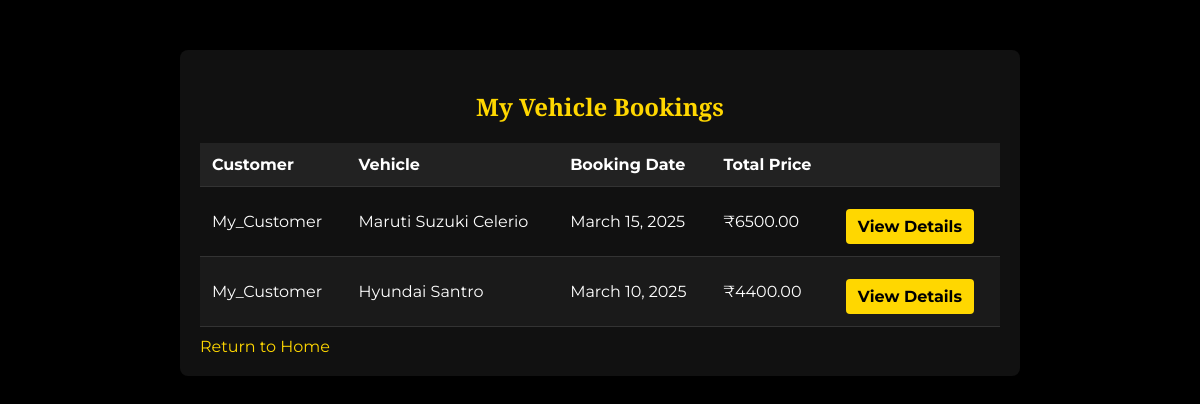
Screenshot of /owner_bookings/ (signed in) with the database file from the repository.
### website/models.py (models this page shows, shortened)
class CustomerBookedVehicles(models.Model):
    customer = models.ForeignKey(User, on_delete=models.CASCADE)
    vehicle = models.ForeignKey(Vehicles, on_delete=models.CASCADE)
    booking_date = models.DateField()
    pickup_location = models.CharField(max_length=255)
    dropoff_location = models.CharField(max_length=255)
    total_price = models.DecimalField(max_digits=10, decimal_places=2)
    name = models.CharField(max_length=255)
    email = models.EmailField(max_length=255)
    phone = models.CharField(max_length=20)
    specialRequests = models.TextField(blank=True, null=True)
    pickup_pin_coordinates = models.CharField(max_length=255, blank=True, null=True)
    dropoff_pin_coordinates = models.CharField(max_length=255, blank=True, null=True)

class User(AbstractUser):  # Use AbstractUser to customize
    is_customer = models.BooleanField(default=True)
    is_owner = models.BooleanField(default=False)

class Vehicles(models.Model):
    owner = models.ForeignKey(User, on_delete=models.CASCADE, related_name='vehicles', null= True)
    id = models.AutoField(primary_key=True)
    name = models.CharField(max_length=255)
    image = models.ImageField(upload_to='Vehicles/images/')
    price = models.DecimalField(max_digits=10, decimal_places=2)
    description = models.TextField()

### website/views.py (the view)
# urls.py: path('owner_bookings/', views.owner_bookings, name='owner_bookings'),
@login_required
def owner_bookings(request):
    if request.user.is_owner:
        vehicles = Vehicles.objects.filter(owner=request.user)
        bookings = CustomerBookedVehicles.objects.filter(vehicle__in=vehicles).order_by('-booking_date') # order booking date descending. recent to old
        return render(request, 'owner_bookings.html', {'bookings': bookings})
    else:
         return render(request, 'owner_bookings.html', {'bookings': []})

### templates/owner_bookings.html (shortened to what this page needs)
<!DOCTYPE html>
<html lang="en">
<head>
</head>
<body>
<div class="container">
    <h2>My Vehicle Bookings</h2>
    {% if bookings %}
        <table>
            <thead>
                <tr>
                    <th>Customer</th>
                    <th>Vehicle</th>
                    <th>Booking Date</th>
                    <th>Total Price</th>
                    <th></th>
                </tr>
            </thead>
            <tbody>
                {% for booking in bookings %}
                    <tr>
                        <td>{{ booking.customer.username }}</td>
                        <td>{{ booking.vehicle.name }}</td>
                        <td>{{ booking.booking_date }}</td>
                        <td>₹{{ booking.total_price }}</td>
                         <td class="table-cell-with-button">
                             <a href="{% url 'booking_confirmation' %}?booking_id={{ booking.id }}" class="view-details-button">View Details</a>
                        </td>
                    </tr>
                {% endfor %}
            </tbody>
        </table>
    {% else %}
        <p>No bookings for your vehicles yet.</p>
    {% endif %}
    <a href="{% url 'home' %}">Return to Home</a>
</div>
</body>
</html>

### templates/owner_bookings.html (style rules this page uses)
body, html { margin: 0; padding: 0; font-family: 'Montserrat', sans-serif; background-color: #000; color: #fff; }
.container { max-width: 800px; margin: 50px auto; padding: 20px; background-color: #111; border-radius: 8px; }
h2 { font-family: 'Playfair Display', serif; color: #ffd700; text-align: center; }
table { width: 100%; border-collapse: collapse; margin-top: 20px; }
th, td { padding: 12px; text-align: left; border-bottom: 1px solid #333; text-transform: capitalize; }
th { background-color: #222; color: #fff; }
tr:nth-child(even) { background-color: #1a1a1a; }
.table-cell-with-button { display: flex; justify-content: space-between; align-items: center; }
.view-details-button { background-color: #ffd700; color: #000; border: none; padding: 8px 12px; border-radius: 4px; cursor: pointer; text-decoration: none; font-weight: bold; font-family: 'Montserrat', sans-serif; white-space: nowrap; }
a { color: #ffd700; text-decoration: none; display: inline-block; margin-top: 10px; }

### rows the page displays
CustomerBookedVehicles: customer.username "My_Customer", vehicle.name "Maruti Suzuki Celerio", booking_date "March 15, 2025", total_price "6500.00"
CustomerBookedVehicles: customer.username "My_Customer", vehicle.name "Hyundai Santro", booking_date "March 10, 2025", total_price "4400.00"
